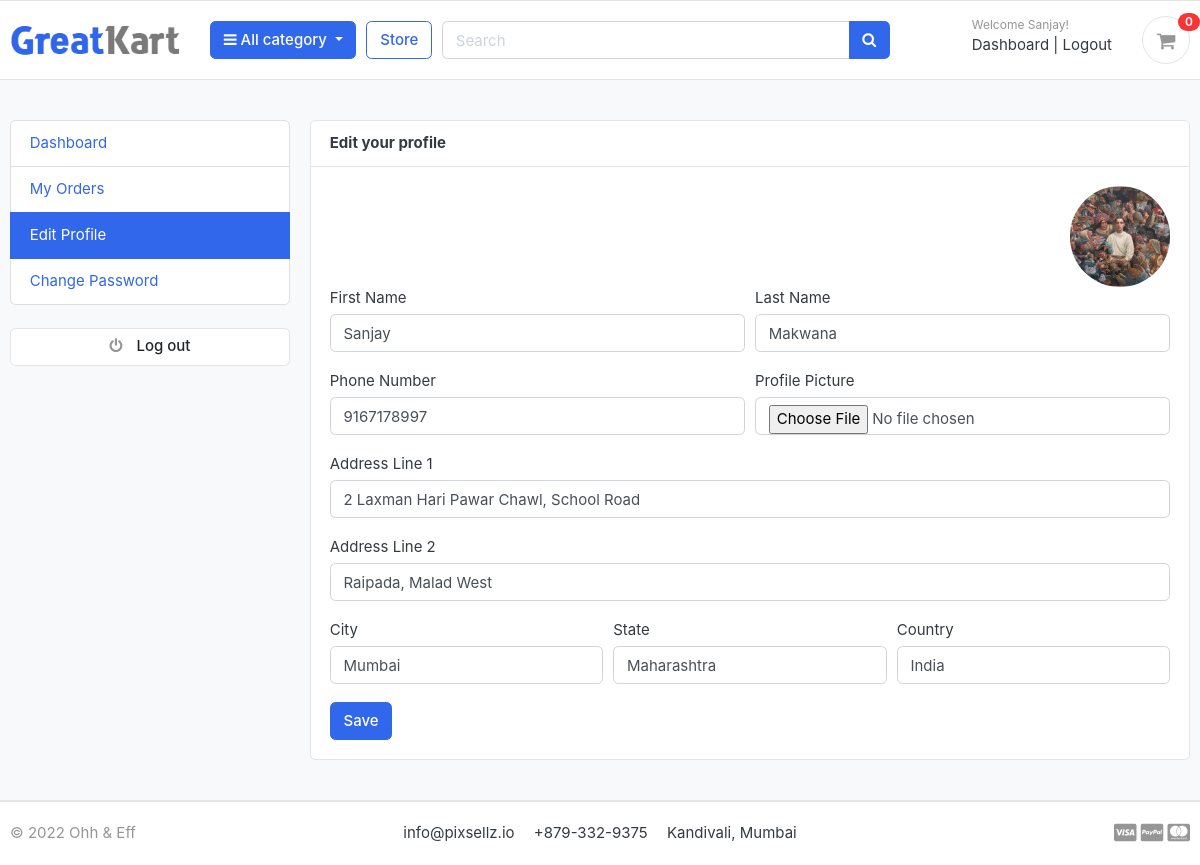
Page /accounts/edit_profile/ (signed in) on the committed database.
### accounts/models.py (models this page shows, shortened)
class Account(AbstractBaseUser):
    first_name      = models.CharField(max_length=50)
    last_name       = models.CharField(max_length=50)
    username        = models.CharField(max_length=50, unique=True)
    email           = models.EmailField(max_length=100, unique=True)
    phone_number    = models.CharField(max_length=50)
    date_joined     = models.DateTimeField(auto_now_add=True)
    last_login      = models.DateTimeField(auto_now_add=True)
    is_admin        = models.BooleanField(default=False)
    is_staff        = models.BooleanField(default=False)
    is_active       = models.BooleanField(default=False)
    is_superadmin   = models.BooleanField(default=False)
    USERNAME_FIELD = 'email'
    REQUIRED_FIELDS = ['username', 'first_name', 'last_name']
    objects = MyAccountManager()

class UserProfile(models.Model):
    user = models.OneToOneField(Account, on_delete=models.CASCADE)
    address_line_1 = models.CharField(blank=True, max_length=100)
    address_line_2 = models.CharField(blank=True, max_length=100)
    profile_picture = models.ImageField(blank=True, upload_to='userprofile')
    city = models.CharField(blank=True, max_length=20)
    state = models.CharField(blank=True, max_length=20)
    country = models.CharField(blank=True, max_length=20)

### accounts/views.py (the view)
# urls.py: path('edit_profile/', views.edit_profile, name='edit_profile'),
@login_required(login_url='login')
def edit_profile(request):
    userprofile = get_object_or_404(UserProfile, user=request.user)
    if request.method == 'POST':
        user_form = UserForm(request.POST, instance=request.user)
        profile_form = UserProfileForm(request.POST, request.FILES, instance=userprofile)
        if user_form.is_valid() and profile_form.is_valid():
            user_form.save()
            profile_form.save()
            messages.success(request, 'Your profile has been updated.')
            return redirect('edit_profile')
    else:
        user_form = UserForm(instance=request.user)
        profile_form = UserProfileForm(instance=userprofile)
    context = {
        'user_form': user_form,
        'profile_form': profile_form,
        'userprofile': userprofile,
    }
    return render(request, 'accounts/edit_profile.html', context)

### accounts/forms.py
class UserForm(forms.ModelForm):
    class Meta:
        model = Account
        fields = ('first_name', 'last_name', 'phone_number')
    def __init__(self, *args, **kwargs):
        super(UserForm, self).__init__(*args, **kwargs)
        for field in self.fields:
            self.fields[field].widget.attrs['class'] = 'form-control'

class UserProfileForm(forms.ModelForm):
    profile_picture = forms.ImageField(required=False, error_messages = {'invalid':("Image files only")}, widget=forms.FileInput)
    class Meta:
        model = UserProfile
        fields = ('address_line_1', 'address_line_2', 'city', 'state', 'country', 'profile_picture')
    def __init__(self, *args, **kwargs):
        super(UserProfileForm, self).__init__(*args, **kwargs)
        for field in self.fields:
            self.fields[field].widget.attrs['class'] = 'form-control'

### carts/context_processors.py (called while the page is built)
def counter(request, cart_count = 0):
    if 'admin' in request.path:
        return {}
    else:
        try:
            cart = Cart.objects.filter(cart_id = _cart_id(request))
            if request.user.is_authenticated:
                cart_items = CartItem.objects.all().filter(user=request.user)
            else:
                cart_items = CartItem.objects.all().filter(cart=cart[:1])
            for cart_item in cart_items:
                cart_count += cart_item.quantity
        except Cart.DoesNotExist:
            cart_count = 0
    return dict(cart_count=cart_count)

### carts/views.py (called while the page is built)
def _cart_id(request):
    cart = request.session.session_key
    if not cart:
        cart = request.session.create()
    return cart

### category/context_processors.py (called while the page is built)
def menu_links(request):
    links = Category.objects.all()
    return dict(links = links)

### category/models.py (called while the page is built)
    def get_url(self):
        return reverse('products_by_category', args=[self.slug])

### templates/accounts/edit_profile.html (shortened to what this page needs)
{% extends 'base.html' %}
{% block content %}
<section class="section-conten padding-y bg">
<div class="container">
	<div class="row">
	{% include 'includes/dashboard_sidebar.html' %}
	<main class="col-md-9">
		<article class="card">
		<header class="card-header">
			<strong class="d-inline-block mr-3">Edit your profile</strong>
		</header>
		<div class="card-body">
			<div class="text-right">
				<img src="{{userprofile.profile_picture.url}}" alt="Profile Picture" width="100" style="border-radius:50px;">
			</div>
			<div class="row">
			<div class="col-md-12">
				<form action="{% url 'edit_profile' %}" method="POST" enctype="multipart/form-data">
					<div class="form-row">
						<div class="form-group col-md-6">
							<label>First Name</label>
							{{user_form.first_name}}
						</div>
						<div class="form-group col-md-6">
							<label>Last Name</label>
							{{user_form.last_name}}
						</div>
					</div>
					<div class="form-row">
						<div class="form-group col-md-6">
							<label>Phone Number</label>
							{{user_form.phone_number}}
						</div>
						<div class="form-group col-md-6">
							<label>Profile Picture</label>
							{{profile_form.profile_picture}}
						</div>
					</div>
					<div class="form-group">
						<label>Address Line 1</label>
						{{profile_form.address_line_1}}
					</div>
					<div class="form-group">
						<label>Address Line 2</label>
						{{profile_form.address_line_2}}
					</div>
					<div class="form-row">
						<div class="form-group col-md-4">
							<label>City</label>
							{{profile_form.city}}
						</div>
						<div class="form-group col-md-4">
							<label>State</label>
							{{profile_form.state}}
						</div>
						<div class="form-group col-md-4">
							<label>Country</label>
							{{profile_form.country}}
						</div>
					</div>
					<input type="submit" value="Save" class="btn btn-primary">
				</form>
			</div>
			</div>
		</div>
		</article>
	</main>
</div>
</div>
</section>
{% endblock %}

### templates/includes/navbar.html (shortened to what this page needs)
{% load static %}
<header class="section-header">
    <section class="header-main border-bottom">
        <div class="container">
    <div class="row align-items-center">
        <div class="col-lg-2 col-md-3 col-6">
            <a href="/" class="brand-wrap">
                <img class="logo" src="{%static './images/logo.png'%}">
            </a>
        </div>
        <div class="col-lg col-sm col-md col-6 flex-grow-0">
            <div class="category-wrap dropdown d-inline-block float-right">
                <button type="button" class="btn btn-primary dropdown-toggle" data-toggle="dropdown">
                    <i class="fa fa-bars"></i> All category
                </button>
            </div>
        </div>
        <a href="{% url 'store' %}" class="btn btn-outline-primary">Store</a>
        <div class="col-lg  col-md-6 col-sm-12 col">
            <form action="{% url 'search' %}" class="search" method='GET'>
                <div class="input-group w-100">
                    <input type="text" class="form-control" style="width:60%;" placeholder="Search" name="keyword">
                    <div class="input-group-append">
                      <button class="btn btn-primary" type="submit">
                        <i class="fa fa-search"></i>
                      </button>
                    </div>
                </div>
            </form>
        </div>
        <div class="col-lg-3 col-sm-6 col-8 order-2 order-lg-3">
                    <div class="d-flex justify-content-end mb-3 mb-lg-0">
                        {% if user.id is None %}
                            <div class="widget-header">
                                <small class="title text-muted">Welcome guest!</small>
                                <div>
                                    <a href="{% url 'login' %}">Sign in</a> <span class="dark-transp"> | </span>
                                    <a href="{% url 'register' %}"> Register</a>
                                </div>
                            </div>
                        {% else %}
                            <div class="widget-header">
                                <small class="title text-muted">Welcome {{user.first_name | capfirst}}!</small>
                                <div>
                                    <a href="{% url 'dashboard' %}">Dashboard</a> <span class="dark-transp"> | </span>
                                    <a href="{% url 'logout' %}"> Logout</a>
                                </div>
                            </div>
                        {% endif %}
                        <a href="{% url 'cart' %}" class="widget-header pl-3 ml-3">
                            <div class="icon icon-sm rounded-circle border"><i class="fa fa-shopping-cart"></i></div>
                            <span class="badge badge-pill badge-danger notify">{{cart_count}}</span>
                        </a>
                    </div>
                </div>
    </div>
        </div>
    </section>
    </header>

### e_commerce/static/css/ui.css (style rules this page uses)
html { font-family: "Inter", sans-serif; font-size: 15px; }
.icon-xs, .icon-sm, .icon-md, .icon-lg { display: inline-block; text-align: center; flex-shrink: 0; flex-grow: 0; }
.icon-sm { width: 48px; height: 48px; line-height: 48px !important; font-size: 20px; }
.padding-y { padding-top: 40px; padding-bottom: 40px; }
article:after, .form-group:after { display: block; clear: both; content: ""; }
.bg { background-color: #f8f9fa; }
.header-main { position: relative; padding-top: 1rem; padding-bottom: 1rem; }
.brand-wrap .logo, .navbar-brand .logo { margin-right: 7px; max-height: 42px; display: inline-block; }
.widget-header { display: inline-block; vertical-align: middle; position: relative; }
.widget-header a { color: #343a40; }
.widget-header i { color: #969696; }
.widget-header .title { display: block; }
.widget-header .notify { position: absolute; top: -3px; right: -10px; }
.notify { position: absolute; top: -4px; right: -10px; display: inline-block; padding: 0.25em 0.6em; font-size: 12px; line-height: 1; text-align: center; border-radius: 3rem; color: #fff; background-color: #fa3434; }

### rows in the picture
Account: first_name "Sanjay", last_name "Makwana", phone_number "9167178997"
UserProfile: profile_picture (picture), address_line_1 "2 Laxman Hari Pawar Chawl, School Road", address_line_2 "Raipada, Malad West", city "Mumbai", state "Maharashtra", country "India"

### other values in the picture
{{ cart_count }} "0"
